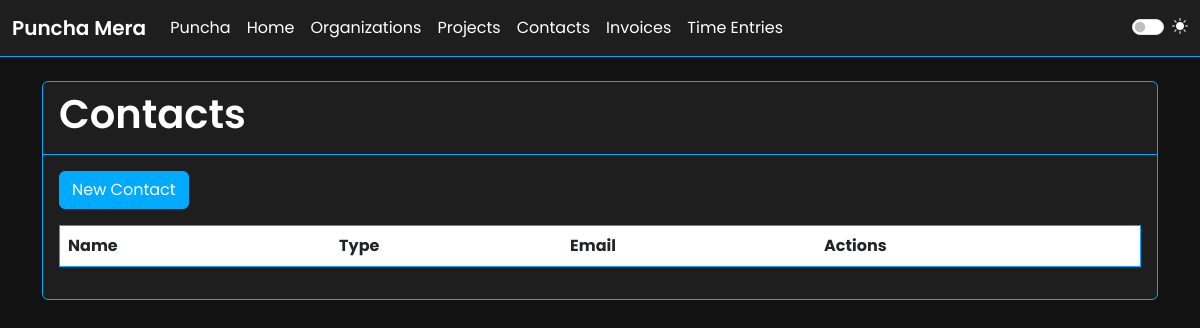
The app's page /accounts/contacts/ (signed in), older data.
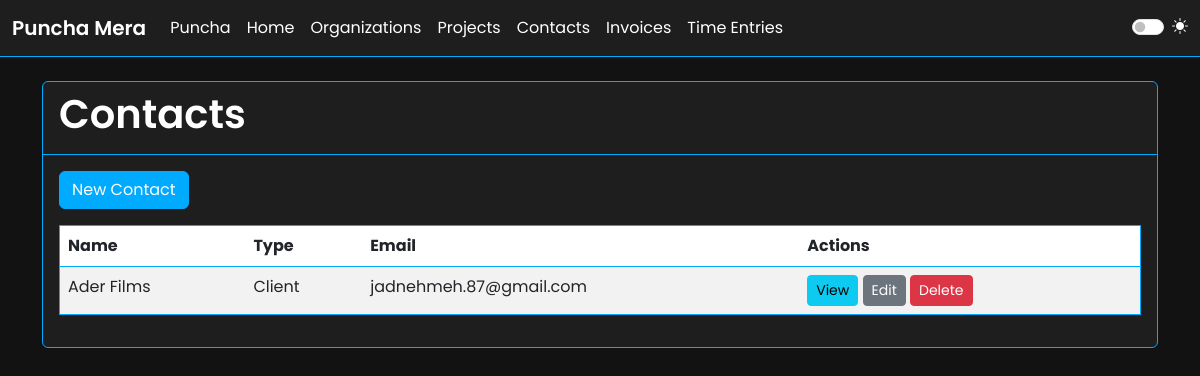
The same page, newer data.
### accounts/models.py (models this page shows, shortened)
class Contact(models.Model):
    CONTACT_TYPE_CHOICES = (
        ('Category', 'Category'),
        ('Client', 'Client'),
    )
    organization = models.ForeignKey(Organization, on_delete=models.CASCADE)
    contact_type = models.CharField(max_length=10, choices=CONTACT_TYPE_CHOICES)
    name = models.CharField(max_length=100)
    company_email = models.EmailField(blank=True)
    company_address = models.CharField(max_length=255, blank=True)
    company_contact_person = models.CharField(max_length=100, blank=True)

### accounts/views.py (the view)
# urls.py: path('contacts/', ContactListView.as_view(), name='contact-list'),
class ContactListView(OrganizationPermissionMixin, ListView):
    model = Contact
    template_name = 'accounts/contact_list.html'

### projects/mixins.py (called while the page is built)
    def get_queryset(self):
        queryset = super().get_queryset()
        user = self.request.user
        if not user.is_authenticated:
            return queryset.none()
        try:
            membership = Membership.objects.get(user=user)
            organization = membership.organization
            queryset = queryset.filter(organization=organization)
        except Membership.DoesNotExist:
            queryset = queryset.none()
        return queryset

### templates/accounts/contact_list.html
{% extends 'base.html' %}
{% block content %}
  <div class="card">
    <div class="card-header">
      <h1 class="card-title">Contacts</h1>
    </div>
    <div class="card-body">
      <a href="{% url 'accounts:contact-create' %}" class="btn btn-primary mb-3">New Contact</a>
      <table class="table table-striped">
        <thead>
          <tr>
            <th>Name</th>
            <th>Type</th>
            <th>Email</th>
            <th>Actions</th>
          </tr>
        </thead>
        <tbody>
          {% for contact in object_list %}
            <tr>
              <td>{{ contact.name }}</td>
              <td>{{ contact.contact_type }}</td>
              <td>{{ contact.company_email }}</td>
              <td>
                <a href="{% url 'accounts:contact-detail' contact.pk %}" class="btn btn-sm btn-info">View</a>
                <a href="{% url 'accounts:contact-update' contact.pk %}" class="btn btn-sm btn-secondary">Edit</a>
                <a href="{% url 'accounts:contact-delete' contact.pk %}" class="btn btn-sm btn-danger">Delete</a>
              </td>
            </tr>
          {% endfor %}
        </tbody>
      </table>
    </div>
  </div>
{% endblock %}

Row changes from the older to the newer data that the page shows:
added Contact: name "Ader Films", contact_type "Client", company_email "jadnehmeh.87@gmail.com"
